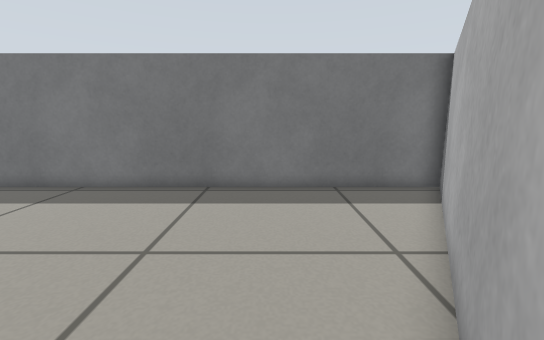
view 1 (above)

15 first-person views from a walk through a robot-simulator world made for Gazebo. The camera is 0.51 m above the floor, tilts 10° down and sees 90° across. The floor is counted in squares, 0.2 m on a side. Each view is taken from the middle of a square. On the plan, view 1 faces up. The plan holds only what a view shows up to about 18 squares ahead; the rest is blank.

view 2
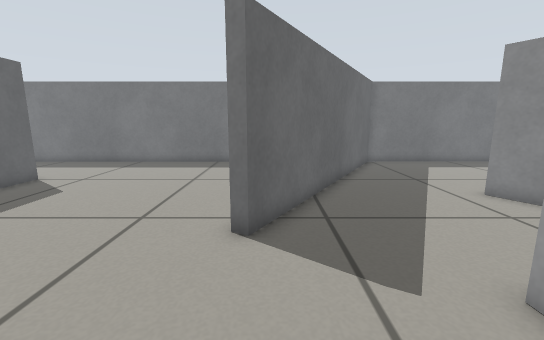

view 3
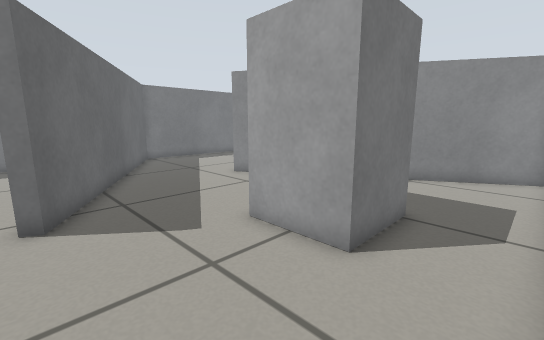

view 4
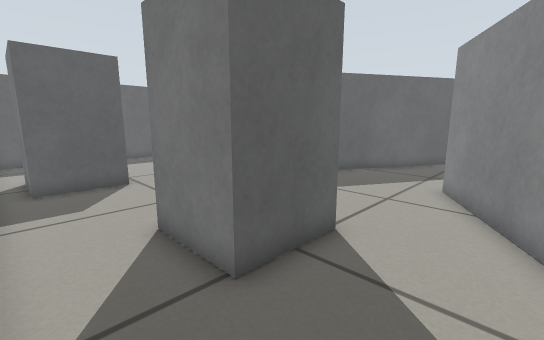

view 5
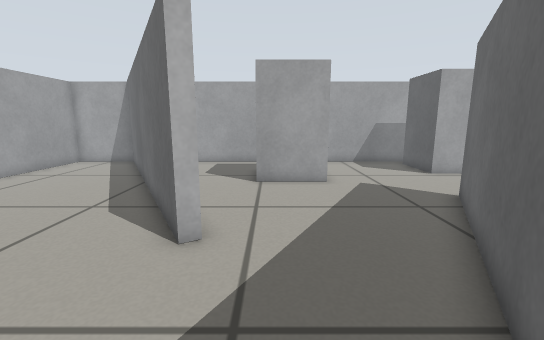

view 6
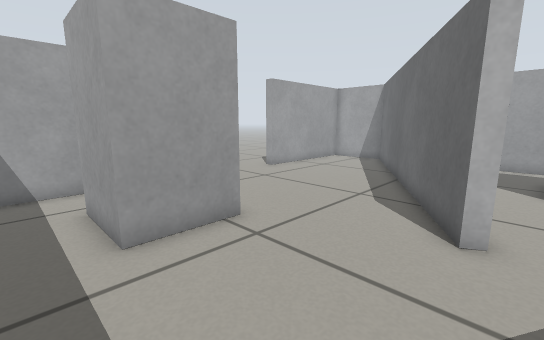

view 7
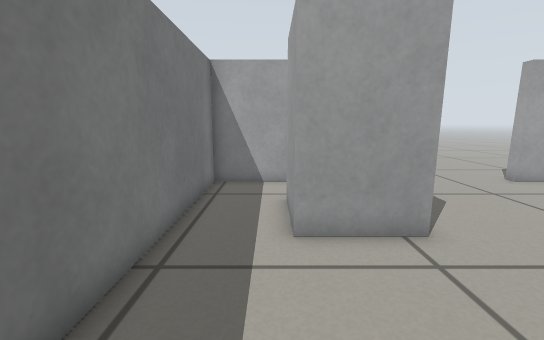

view 8
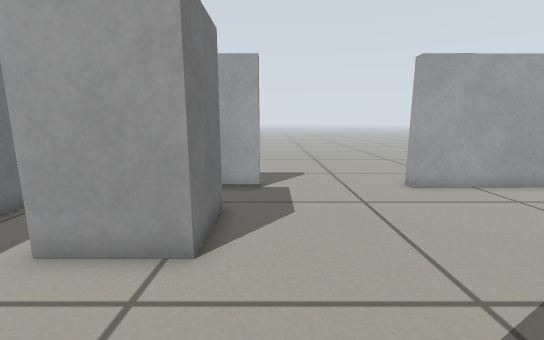

view 9
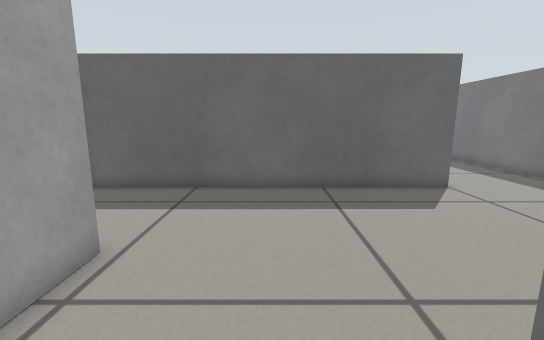

view 10
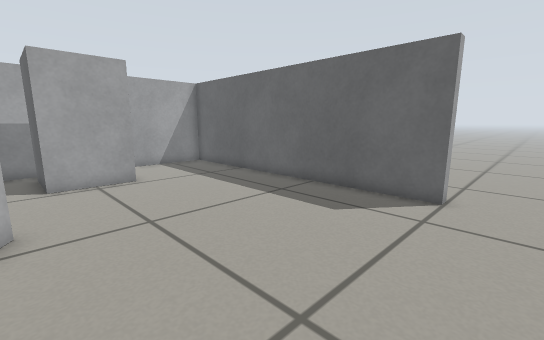

view 11
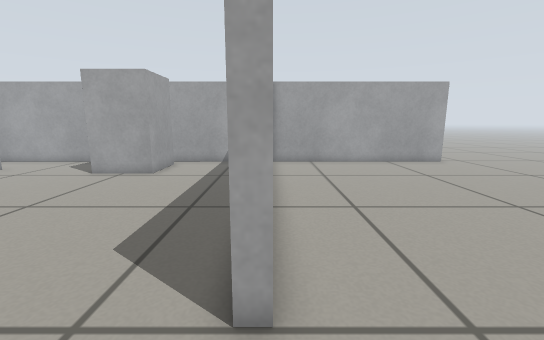

view 12
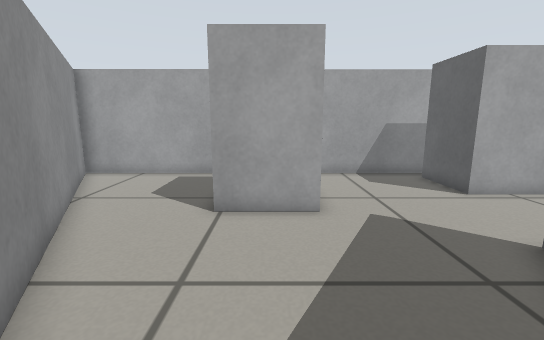

view 13
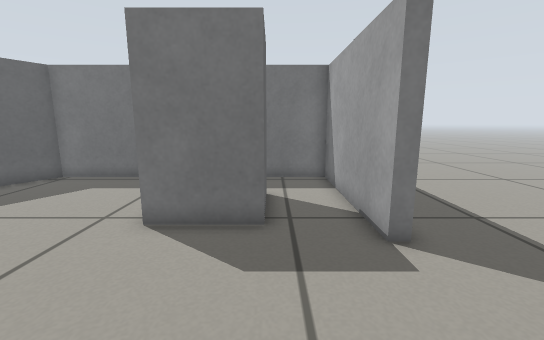

view 14
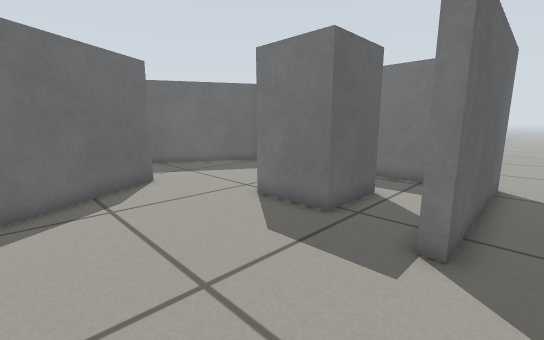

view 15
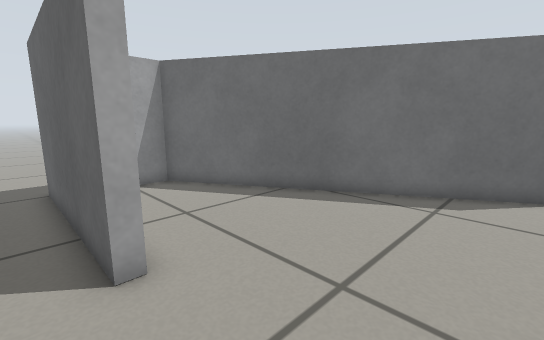

### Floor plan
Points are (right, up) in squares from view 1. A wall is a line through its corners. A room is listed if a view was taken in it or the views show most of it. See-through windows are left out.
Room 1 (views 1, 2, 3, 4, 9, 10, 11)
walls: (1.1, 1) (6.6, 10.5) (-10.5, 10.5); (2.9, 2.9) (0.5, -1.2) (0, -0.9); (-1, -5.4) (-1, -8.4) (-4, -8.4) (-4, -5.4) (-1, -5.4); (4.6, -3.5) (7.7, -3.5) (7.7, -6.5) (4.6, -6.5) (4.6, -3.5); (-1.6, -9.5) (15.4, -9.5) (8.5, 2.4); (-10.1, 5) (-9.5, 5) (-9.5, -9.5) (-3.6, -9.5)
ways out: opening at (6, 1.5) to room 2; opening at (-10, 7.5)
Room 2 (views 5, 6, 7, 8, 12, 13)
walls: (13.8, 4.5) (13.8, 7.5) (16.8, 7.5) (16.8, 4.5) (13.8, 4.5); (8.5, 2.4) (9, 2.6) (16, -9.5) (19.5, -9.5) (19.5, -2.5); (19.5, 3.5) (19.5, 10.5) (7.2, 10.5) (2.9, 2.9)
ways out: opening at (6, 1.5) to room 1; opening at (20, 0.5) to room 3
Room 3 (views 14, 15)
walls: (19.5, -2.5) (20, -2.5) (20, -10); (20, 11.1) (20, 3.5) (19.5, 3.5)
ways out: opening at (20, 0.5) to room 2; opening at (-22, -10); opening at (21, 11)

Where each view was taken, in squares from view 1:
view 1: 0 up, 0 right, facing up
view 2: 7 down, 1 right, facing up
view 3: 9 down, 0 right, facing up-right
view 4: 9 down, 11 right, facing up-left
view 5: 8 up, 7 right, facing down
view 6: 9 up, 8 right, facing down-right
view 7: 8 up, 8 right, facing right
view 8: 3 up, 9 right, facing right
view 9: 2 down, 1 right, facing left
view 10: 7 up, 0 right, facing down-left
view 11: 8 up, 10 left, facing down
view 12: 4 up, 6 right, facing down
view 13: 2 down, 17 right, facing up
view 14: 2 down, 21 right, facing up-left
view 15: 2 up, 21 right, facing down-left
